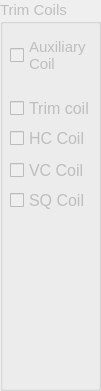
     <widget class="QGroupBox" name="groupBox_40">
      <property name="enabled">
       <bool>false</bool>
      </property>
      <property name="geometry">
       <rect>
        <x>0</x>
        <y>240</y>
        <width>101</width>
        <height>391</height>
       </rect>
      </property>
      <property name="font">
       <font>
        <pointsize>11</pointsize>
       </font>
      </property>
      <property name="title">
       <string>Trim Coils</string>
      </property>
      <widget class="QCheckBox" name="check_aux">
       <property name="geometry">
        <rect>
         <x>10</x>
         <y>30</y>
         <width>81</width>
         <height>51</height>
        </rect>
       </property>
       <property name="toolTip">
        <string>&lt;html&gt;&lt;head/&gt;&lt;body&gt;&lt;p&gt;&lt;span style=&quot; font-size:10pt;&quot;&gt;Marcando esta caixa, o programa registrará a corrente nas bobinas Trim (Auxiliares) do ímã. &lt;/span&gt;&lt;/p&gt;&lt;/body&gt;&lt;/html&gt;</string>
       </property>
       <property name="text">
        <string>Auxiliary 
Coil</string>
       </property>
      </widget>
      <widget class="QCheckBox" name="check_chCoil">
       <property name="enabled">
        <bool>false</bool>
       </property>
       <property name="geometry">
        <rect>
         <x>10</x>
         <y>130</y>
         <width>81</width>
         <height>16</height>
        </rect>
       </property>
       <property name="font">
        <font>
         <pointsize>12</pointsize>
        </font>
       </property>
       <property name="text">
        <string>HC Coil</string>
       </property>
      </widget>
      <widget class="QCheckBox" name="check_TrimCoil">
       <property name="enabled">
        <bool>false</bool>
       </property>
       <property name="geometry">
        <rect>
         <x>10</x>
         <y>100</y>
         <width>81</width>
         <height>16</height>
        </rect>
       </property>
       <property name="font">
        <font>
         <pointsize>12</pointsize>
        </font>
       </property>
       <property name="text">
        <string>Trim coil</string>
       </property>
      </widget>
      <widget class="QCheckBox" name="check_cvCoil">
       <property name="enabled">
        <bool>false</bool>
       </property>
       <property name="geometry">
        <rect>
         <x>10</x>
         <y>160</y>
         <width>81</width>
         <height>21</height>
        </rect>
       </property>
       <property name="font">
        <font>
         <pointsize>12</pointsize>
        </font>
       </property>
       <property name="text">
        <string>VC Coil</string>
       </property>
      </widget>
      <widget class="QCheckBox" name="check_qsCoil">
       <property name="enabled">
        <bool>false</bool>
       </property>
       <property name="geometry">
        <rect>
         <x>10</x>
         <y>190</y>
         <width>81</width>
         <height>21</height>
        </rect>
       </property>
       <property name="font">
        <font>
         <pointsize>12</pointsize>
        </font>
       </property>
       <property name="text">
        <string>SQ Coil</string>
       </property>
      </widget>
     </widget>
